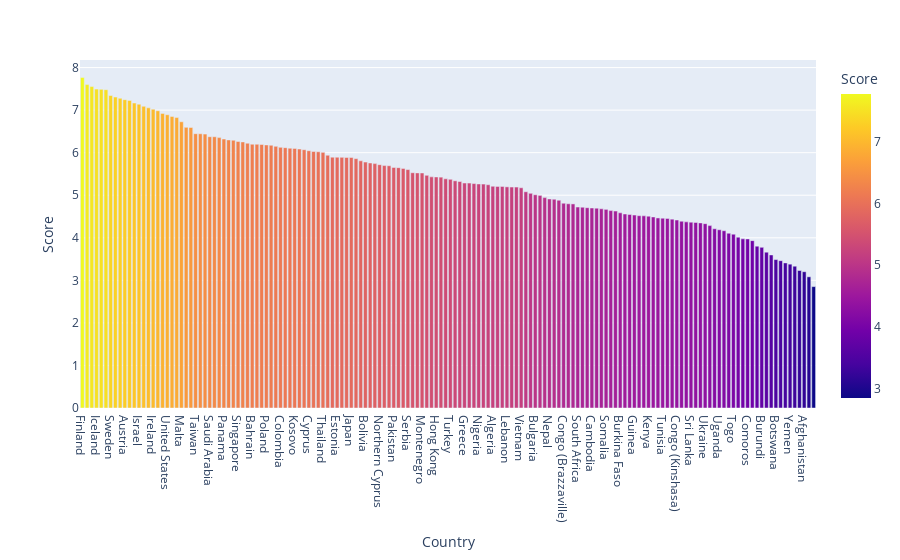

Notebook code cell kept with this figure:
### Code cell
import plotly.express as px
 
df = df_2019
 
fig = px.bar(df, x="Country", y="Score", color="Score",
            hover_data=['Score'], barmode = 'stack')
 
fig.show()

### Figure 1 — Plotly figure (JSON) as saved in the notebook; plotly's stock layout.template omitted (floating-point values rounded to 4 significant figures; data arrays with more than 128 entries replaced by an {"elided": "..."} marker saying what was removed)
{"data": [{"alignmentgroup": "True", "customdata": {"elided": "156x1 float values"}, "hovertemplate": "Country=%{x}<br>Score=%{marker.color}<extra></extra>", "legendgroup": "", "marker": {"color": {"elided": "156 float values"}, "coloraxis": "coloraxis"}, "name": "", "offsetgroup": "", "orientation": "v", "showlegend": false, "textposition": "auto", "type": "bar", "x": {"elided": "156 str values"}, "xaxis": "x", "y": {"elided": "156 float values"}, "yaxis": "y"}], "layout": {"barmode": "stack", "coloraxis": {"colorbar": {"title": {"text": "Score"}}, "colorscale": [[0, "#0d0887"], [0.1111, "#46039f"], [0.2222, "#7201a8"], [0.3333, "#9c179e"], [0.4444, "#bd3786"], [0.5556, "#d8576b"], [0.6667, "#ed7953"], [0.7778, "#fb9f3a"], [0.8889, "#fdca26"], [1, "#f0f921"]]}, "legend": {"tracegroupgap": 0}, "margin": {"t": 60}, "xaxis": {"anchor": "y", "domain": [0, 1], "title": {"text": "Country"}}, "yaxis": {"anchor": "x", "domain": [0, 1], "title": {"text": "Score"}}}}
